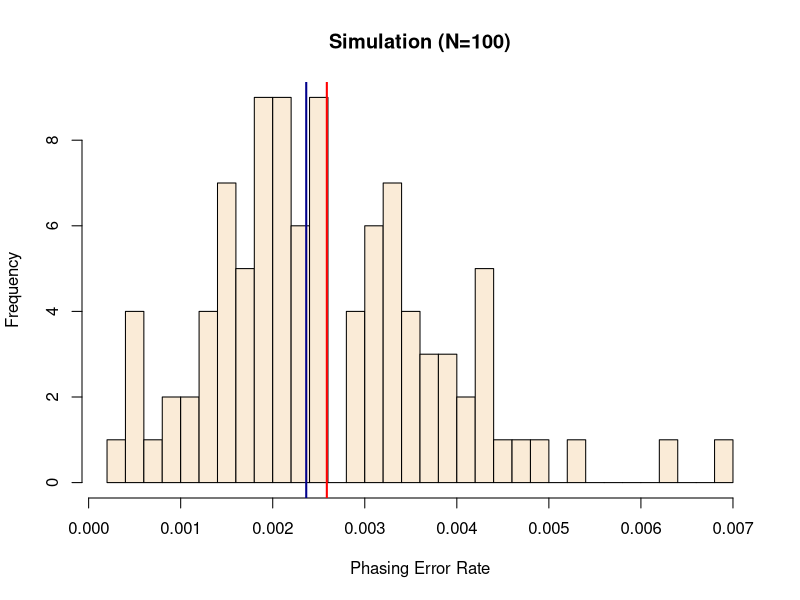

This figure's R source:
## ---- chunk 1
phase <- read.csv("../data/sim_phasing_res.csv")

hist(phase$er, breaks=30, main="Simulation (N=100)",col="#faebd7", xlab="Phasing Error Rate")
abline(v=mean(phase$er), col="red", lwd=2)
abline(v=median(phase$er), col="darkblue", lwd=2)
